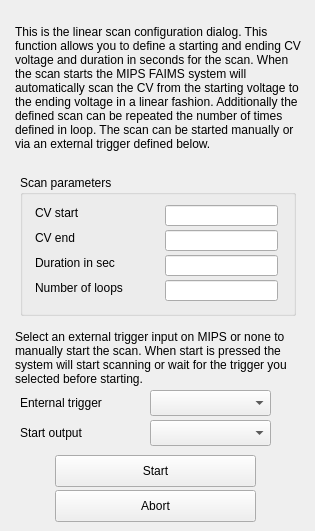
      <widget class="QWidget" name="LinearScan">
       <attribute name="title">
        <string>Linear scan</string>
       </attribute>
       <widget class="QGroupBox" name="gbLinearScan">
        <property name="geometry">
         <rect>
          <x>20</x>
          <y>175</y>
          <width>276</width>
          <height>141</height>
         </rect>
        </property>
        <property name="title">
         <string>Scan parameters</string>
        </property>
        <widget class="QLineEdit" name="leSFMCVSTART">
         <property name="geometry">
          <rect>
           <x>145</x>
           <y>30</y>
           <width>113</width>
           <height>21</height>
          </rect>
         </property>
        </widget>
        <widget class="QLabel" name="label_201">
         <property name="geometry">
          <rect>
           <x>15</x>
           <y>30</y>
           <width>60</width>
           <height>16</height>
          </rect>
         </property>
         <property name="text">
          <string>CV start</string>
         </property>
        </widget>
        <widget class="QLabel" name="label_202">
         <property name="geometry">
          <rect>
           <x>15</x>
           <y>55</y>
           <width>60</width>
           <height>16</height>
          </rect>
         </property>
         <property name="text">
          <string>CV end</string>
         </property>
        </widget>
        <widget class="QLabel" name="label_203">
         <property name="geometry">
          <rect>
           <x>15</x>
           <y>80</y>
           <width>106</width>
           <height>16</height>
          </rect>
         </property>
         <property name="text">
          <string>Duration in sec</string>
         </property>
        </widget>
        <widget class="QLabel" name="label_204">
         <property name="geometry">
          <rect>
           <x>15</x>
           <y>105</y>
           <width>111</width>
           <height>16</height>
          </rect>
         </property>
         <property name="text">
          <string>Number of loops</string>
         </property>
        </widget>
        <widget class="QLineEdit" name="leSFMCVEND">
         <property name="geometry">
          <rect>
           <x>145</x>
           <y>55</y>
           <width>113</width>
           <height>21</height>
          </rect>
         </property>
        </widget>
        <widget class="QLineEdit" name="leSFMDUR">
         <property name="geometry">
          <rect>
           <x>145</x>
           <y>80</y>
           <width>113</width>
           <height>21</height>
          </rect>
         </property>
        </widget>
        <widget class="QLineEdit" name="leSFMLOOPS">
         <property name="geometry">
          <rect>
           <x>145</x>
           <y>105</y>
           <width>113</width>
           <height>21</height>
          </rect>
         </property>
        </widget>
       </widget>
       <widget class="QLabel" name="label_205">
        <property name="geometry">
         <rect>
          <x>20</x>
          <y>395</y>
          <width>111</width>
          <height>16</height>
         </rect>
        </property>
        <property name="text">
         <string>Enternal trigger</string>
        </property>
       </widget>
       <widget class="QPushButton" name="pbFMstartLinear">
        <property name="geometry">
         <rect>
          <x>55</x>
          <y>455</y>
          <width>201</width>
          <height>32</height>
         </rect>
        </property>
        <property name="text">
         <string>Start</string>
        </property>
       </widget>
       <widget class="QComboBox" name="comboFMlinearTrig">
        <property name="geometry">
         <rect>
          <x>150</x>
          <y>390</y>
          <width>121</width>
          <height>26</height>
         </rect>
        </property>
       </widget>
       <widget class="QLabel" name="label_212">
        <property name="geometry">
         <rect>
          <x>15</x>
          <y>-5</y>
          <width>291</width>
          <height>186</height>
         </rect>
        </property>
        <property name="midLineWidth">
         <number>0</number>
        </property>
        <property name="text">
         <string>This is the linear scan configuration dialog. This function allows you to define a starting and ending CV voltage and duration in seconds for the scan. When the scan starts the MIPS FAIMS system will automatically scan the CV from the starting voltage to the ending voltage in a linear fashion. Additionally the defined scan can be repeated the number of times defined in loop. The scan can be started manually or via an external trigger defined below.</string>
        </property>
        <property name="wordWrap">
         <bool>true</bool>
        </property>
       </widget>
       <widget class="QPushButton" name="pbFMabortLinear">
        <property name="geometry">
         <rect>
          <x>55</x>
          <y>490</y>
          <width>201</width>
          <height>32</height>
         </rect>
        </property>
        <property name="text">
         <string>Abort</string>
        </property>
       </widget>
       <widget class="QLabel" name="label_213">
        <property name="geometry">
         <rect>
          <x>15</x>
          <y>320</y>
          <width>286</width>
          <height>76</height>
         </rect>
        </property>
        <property name="text">
         <string>Select an external trigger input on MIPS or none to manually start the scan. When start is pressed the system will start scanning or wait for the trigger you selected before starting.</string>
        </property>
        <property name="wordWrap">
         <bool>true</bool>
        </property>
       </widget>
       <widget class="QLabel" name="label_218">
        <property name="geometry">
         <rect>
          <x>20</x>
          <y>425</y>
          <width>111</width>
          <height>16</height>
         </rect>
        </property>
        <property name="text">
         <string>Start output</string>
        </property>
       </widget>
       <widget class="QComboBox" name="comboFMlinearTrigOut">
        <property name="geometry">
         <rect>
          <x>150</x>
          <y>420</y>
          <width>121</width>
          <height>26</height>
         </rect>
        </property>
       </widget>
      </widget>
